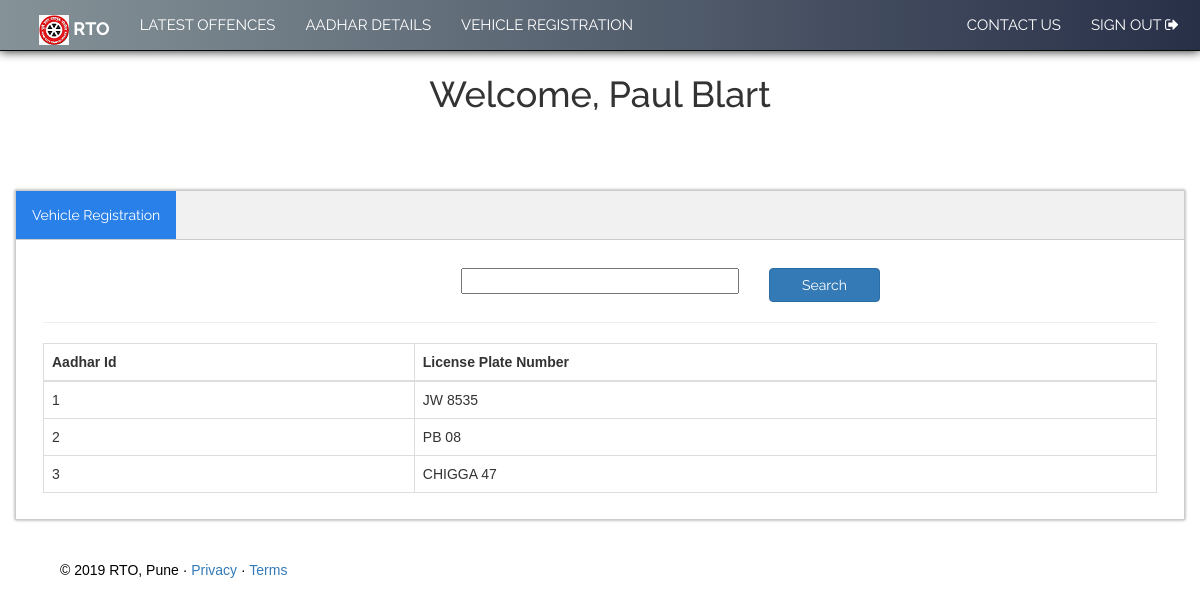
The page /auth_vehicle_registration.php (signed in) on the database its author committed.
### tables this page shows
CREATE TABLE `authoritycredentials` (
  `id` int(255) NOT NULL,
  `name` varchar(255) NOT NULL,
  `password` varchar(255) NOT NULL
);

CREATE TABLE `vehicleregistration` (
  `id` int(255) NOT NULL,
  `licenseplateno` varchar(255) NOT NULL
);

### auth_vehicle_registration.php (the view, shortened to what this page needs)
<?php session_start();
    $connection=mysqli_connect('localhost','root','','trafficvc');
    $authid=$_SESSION['authusername'];
?>
<!DOCTYPE html>
<html>
<head>
    <link rel="stylesheet" href="https://maxcdn.bootstrapcdn.com/bootstrap/3.3.7/css/bootstrap.min.css">
    <link rel="stylesheet" type="text/css" href="https://maxcdn.bootstrapcdn.com/font-awesome/4.7.0/css/font-awesome.min.css">
</head>
<body>
    <nav class="navbar navbar-inverse navbar-fixed-top">
        <div class="container" style="margin-left: 2%; margin-right:2%;">
            <div class="navbar-header">
                <a href="welcome_auth_view.php" class="navbar-brand"><span style="font-weight: bolder;"><img src="rto.png"> RTO</span></a>
            </div>
                <div class="collapse navbar-collapse" id="bs-example-navbar-collapse-1">
                <div class="nav navbar-nav">
                    <li><a href="welcome_auth_view.php" data-toggle="tooltip" title="Latest offences pending approval!">LATEST OFFENCES</a></li>
                    <li><a href="auth_aadhar_details.php" data-toggle="tooltip" title="Look up aadhar details!">AADHAR DETAILS</a></li>
                    <li><a href="auth_vehicle_registration.php" data-toggle="tooltip" title="Look up registration details for a vehicle!">VEHICLE REGISTRATION</a></li>
                </div>
                <div class="nav navbar-nav navbar-right">
                    <li><a href="aContactUs.php">CONTACT US      </a></li>
                    <li><a href="destroy_session.php">SIGN OUT    <span class="fa fa-sign-out"></span></a></li>
                </div>
            </div>
        </div>
    </nav>
    <?php
        $queryn = "SELECT * FROM authoritycredentials where id=$authid ";
        $resultn = mysqli_query($connection, $queryn);
        while($rown = mysqli_fetch_array($resultn))
        {
    ?>
    <div class="container">
        <div class="row">
            <div class="col-md-8">
                <h1 style="margin:10%;text-align: center;">Welcome, <?php echo $rown['name'] ?></h1>
            </div>
        </div>
        <div class="row">
            <div class="col-md-11.3" style="padding:0;
            box-shadow: 0px 0px 3px rgba(0,0,0,0.4);">
                <div class="tab">
                    <button class="tablinks" onclick="openCity(event, 'Report')" id="defaultOpen">Vehicle Registration</button>
                </div>
                <div id="Report" class="tabcontent">
                    <div class="container" style="width:100%; margin-top:2%;">
                        <div class="row">
                            <div class="col-md-1"></div>
                            <div class="col-md-10">
                                <div class="col-md-4"></div>
                                <div class="col-md-4">
                                    <form action="auth_vehicle_registration.php" method="GET">
                                        <input style="width:100%;" type="text" name="query">
                                </div>
                                <div class="col-md-4">
                                    <input style="width:40%;"name="searchsubmit" value="Search" type="submit" class="btn btn-primary"></input>
                                </div>
                            </div>
                            <?php
                                $queryv = "SELECT * FROM vehicleregistration ORDER BY id ASC";
                                $resultv = mysqli_query($connection, $queryv);
                            ?>
                            <div class="col-md-1"></div>
                        </div>
                        <hr>
                            <table class="table table-bordered" style="font-family:Arial;">
                                <thead>
                                    <tr>
                                        <th>Aadhar Id</th>
                                        <th>License Plate Number</th>
                                    </tr>
                                </thead>
                                <tbody>
                                    <?php
                                        while($rowv = mysqli_fetch_array($resultv))
                                        {
                                    ?>
                                    <tr>
                                        <td>
                                            <?php echo $rowv['id']; ?>
                                        </td>
                                        <td>
                                            <?php echo $rowv['licenseplateno']; ?>
                                        </td>
                                    </tr>
                                    <?php
                                    }
                                    ?>
                                </tbody>
                            </table>
                    </div>
                </div>
            </div>
        </div>
    </div>
    <?php } ?>
    <br>
    <br>
    <div class="footer">
        <p style="color:black;margin-left:5%;font-family:Arial;">© 2019 RTO, Pune · <a href="#">Privacy</a> · <a href="#">Terms</a></p>
    </div>
</body>
</html>

### auth_vehicle_registration.php (style rules this page uses)
body { font-family: Raleway; }
.footer { position: relative; bottom: 0; width: 100%; color: black; }
.tab { overflow: hidden; border: 1px solid #ccc; background-color: #f1f1f1; }
.tab button { background-color: inherit; float: left; border: none; outline: none; cursor: pointer; padding: 14px 16px; transition: 0.3s; }
.tab button.active { background-color: #2980e9; color: white; }
.tabcontent { display: none; padding: 6px 12px; border: 1px solid #ccc; border-top: none; background-color: white; }
.tabcontent { animation: fadeEffect 1s; }
.navbar-inverse { background: #283048; background: -webkit-linear-gradient(to right, #859398, #283048); background: linear-gradient(to right, #859398, #283048); box-shadow: 0px 0px 10px #161616; }
.navbar-inverse .navbar-nav>li>a { color:white; font-family: Raleway; font-weight: normal; font-size: 15px; }
.navbar-inverse .navbar-brand { color: white; font-family: Raleway; }

### rows shown on the page
authoritycredentials: name "Paul Blart"
vehicleregistration: id "1", licenseplateno "JW 8535"
vehicleregistration: id "2", licenseplateno "PB 08"
vehicleregistration: id "3", licenseplateno "CHIGGA 47"
